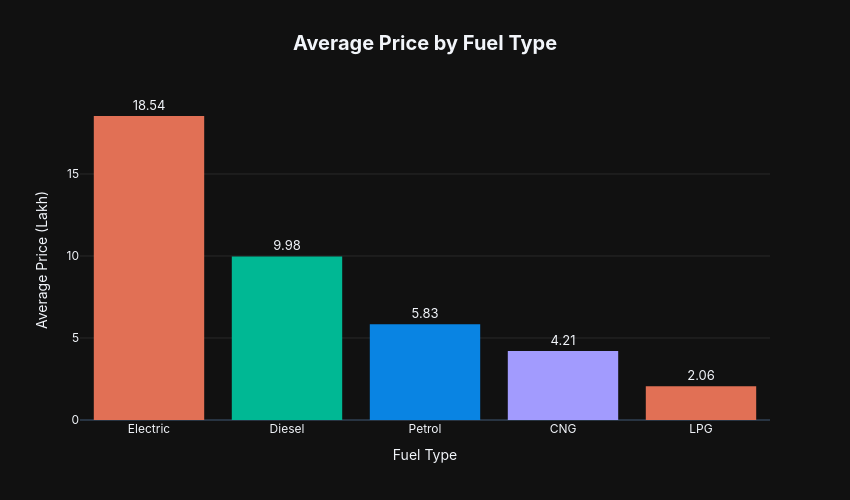

Notebook source saved alongside this figure:
### Markdown cell above
## Insight: Newer cars (lower age) generally have higher prices. Price decreases with vehicle age.

### Code cell
# Bivariate Plot 2: Fuel Type vs Average Price
fuel_price = df.groupby('fuel_type')['price_lakh'].mean().sort_values(ascending=False).reset_index()
fuel_price.columns = ['Fuel Type', 'Average Price (Lakh)']

fig = px.bar(
    fuel_price,
    x='Fuel Type',
    y='Average Price (Lakh)',
    title='<b>Average Price by Fuel Type</b>',
    color='Fuel Type',
    color_discrete_sequence=['#E17055', '#00B894', '#0984E3', '#A29BFE'],
    text=fuel_price['Average Price (Lakh)'].round(2)
)
fig.update_traces(textposition='outside', textfont_size=13, marker_line_width=0,
                  hovertemplate='%{x}<br>Avg Price: %{y:.2f} Lakh<extra></extra>')
fig.update_layout(
    title_font_size=20, title_x=0.5,
    width=850, height=500, showlegend=False,
    font=dict(family='Inter, sans-serif'),
    plot_bgcolor='rgba(0,0,0,0)',
    xaxis=dict(showgrid=False),
    yaxis=dict(showgrid=True, gridcolor='rgba(255,255,255,0.1)'),
)
fig.show()

### Figure 1 — Plotly figure (JSON) as saved in the notebook; plotly's stock layout.template omitted (floating-point values rounded to 4 significant figures)
{"data": [{"hovertemplate": "%{x}<br>Avg Price: %{y:.2f} Lakh<extra></extra>", "legendgroup": "Electric", "marker": {"color": "#E17055", "line": {"width": 0}, "pattern": {"shape": ""}}, "name": "Electric", "orientation": "v", "showlegend": true, "text": [18.54], "textfont": {"size": 13}, "textposition": "outside", "type": "bar", "x": ["Electric"], "xaxis": "x", "y": [18.54], "yaxis": "y"}, {"hovertemplate": "%{x}<br>Avg Price: %{y:.2f} Lakh<extra></extra>", "legendgroup": "Diesel", "marker": {"color": "#00B894", "line": {"width": 0}, "pattern": {"shape": ""}}, "name": "Diesel", "orientation": "v", "showlegend": true, "text": [9.98], "textfont": {"size": 13}, "textposition": "outside", "type": "bar", "x": ["Diesel"], "xaxis": "x", "y": [9.975], "yaxis": "y"}, {"hovertemplate": "%{x}<br>Avg Price: %{y:.2f} Lakh<extra></extra>", "legendgroup": "Petrol", "marker": {"color": "#0984E3", "line": {"width": 0}, "pattern": {"shape": ""}}, "name": "Petrol", "orientation": "v", "showlegend": true, "text": [5.83], "textfont": {"size": 13}, "textposition": "outside", "type": "bar", "x": ["Petrol"], "xaxis": "x", "y": [5.835], "yaxis": "y"}, {"hovertemplate": "%{x}<br>Avg Price: %{y:.2f} Lakh<extra></extra>", "legendgroup": "CNG", "marker": {"color": "#A29BFE", "line": {"width": 0}, "pattern": {"shape": ""}}, "name": "CNG", "orientation": "v", "showlegend": true, "text": [4.21], "textfont": {"size": 13}, "textposition": "outside", "type": "bar", "x": ["CNG"], "xaxis": "x", "y": [4.206], "yaxis": "y"}, {"hovertemplate": "%{x}<br>Avg Price: %{y:.2f} Lakh<extra></extra>", "legendgroup": "LPG", "marker": {"color": "#E17055", "line": {"width": 0}, "pattern": {"shape": ""}}, "name": "LPG", "orientation": "v", "showlegend": true, "text": [2.06], "textfont": {"size": 13}, "textposition": "outside", "type": "bar", "x": ["LPG"], "xaxis": "x", "y": [2.056], "yaxis": "y"}], "layout": {"barmode": "relative", "font": {"family": "Inter, sans-serif"}, "height": 500, "legend": {"title": {"text": "Fuel Type"}, "tracegroupgap": 0}, "plot_bgcolor": "rgba(0,0,0,0)", "showlegend": false, "title": {"font": {"size": 20}, "text": "<b>Average Price by Fuel Type</b>", "x": 0.5}, "width": 850, "xaxis": {"anchor": "y", "categoryarray": ["Electric", "Diesel", "Petrol", "CNG", "LPG"], "categoryorder": "array", "domain": [0, 1], "showgrid": false, "title": {"text": "Fuel Type"}}, "yaxis": {"anchor": "x", "domain": [0, 1], "gridcolor": "rgba(255,255,255,0.1)", "showgrid": true, "title": {"text": "Average Price (Lakh)"}}}}
